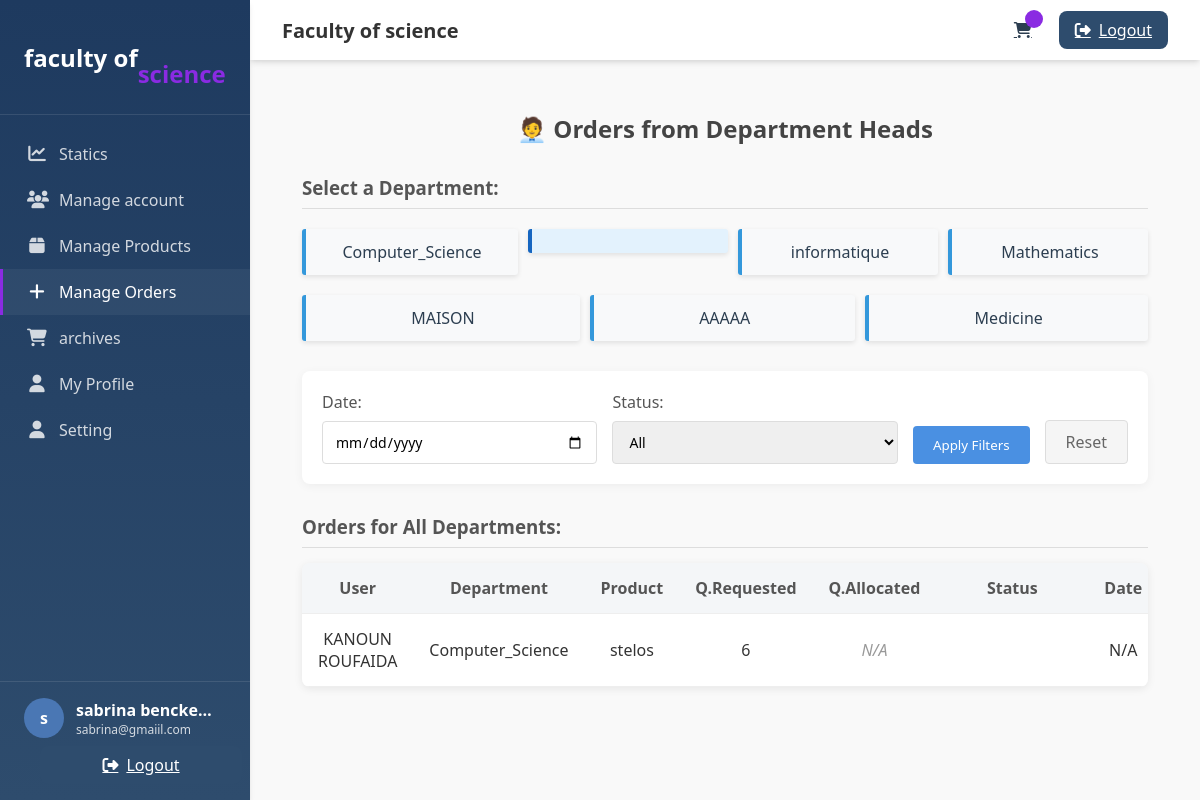
/php/admin_orders.php (signed in), run on the app's committed database.
### tables this page shows
CREATE TABLE IF NOT EXISTS `user_info` (
  `id` int NOT NULL AUTO_INCREMENT,
  `name` varchar(100) NOT NULL,
  `email` varchar(100) NOT NULL,
  `password` varchar(100) NOT NULL,
  `approved` tinyint(1) DEFAULT '0',
  `type` varchar(50) DEFAULT NULL,
  `speciality` varchar(50) NOT NULL,
  `status` enum('pending','approved','rejected') DEFAULT 'pending',
  `registration_date` datetime DEFAULT CURRENT_TIMESTAMP,
  `approval_date` datetime DEFAULT NULL,
  `department_id` int DEFAULT NULL,
  `is_active` tinyint(1) NOT NULL DEFAULT '1',
  PRIMARY KEY (`id`)
);

CREATE TABLE IF NOT EXISTS `cart` (
  `id` int NOT NULL AUTO_INCREMENT,
  `user_id` int NOT NULL,
  `product_id` int NOT NULL,
  `name` varchar(100) NOT NULL,
  `image` varchar(100) NOT NULL,
  `quantity` int NOT NULL,
  `status` varchar(20) DEFAULT 'pending',
  `date_commande` date NOT NULL,
  `created_at` timestamp NULL DEFAULT CURRENT_TIMESTAMP,
  PRIMARY KEY (`id`)
);

CREATE TABLE IF NOT EXISTS `products` (
  `id` int NOT NULL AUTO_INCREMENT,
  `name` varchar(100) NOT NULL,
  `image` varchar(100) NOT NULL,
  `speciality` varchar(50) NOT NULL,
  `quantity` int NOT NULL,
  `department_id` int DEFAULT NULL,
  `created_at` timestamp NULL DEFAULT CURRENT_TIMESTAMP,
  PRIMARY KEY (`id`)
);

### php/admin_orders.php (the view, shortened to what this page needs)
<?php
include 'config.php';
include 'sidebar.php';
$departmentsQuery = "SELECT DISTINCT speciality FROM user_info";
$departmentsResult = mysqli_query($conn, $departmentsQuery);
$filter_dept = $_GET['departement'] ?? '';
$filter_date = $_GET['date'] ?? '';
$query = "
SELECT cart.*, user_info.name AS user_name, user_info.speciality AS user_speciality, products.name AS product_name
FROM cart
JOIN user_info ON cart.user_id = user_info.id
JOIN products ON cart.product_id = products.id
WHERE 1
";
$query .= " ORDER BY cart.created_at DESC";
$result = mysqli_query($conn, $query);
?>
<!DOCTYPE html>
<html>
<head>
</head>
<body>
    <h2>🧑‍💼 Orders from Department Heads</h2>
    <h3>Select a Department:</h3>
    <ul class="departments-list">
        <?php
        mysqli_data_seek($departmentsResult, 0);
        while ($dept = mysqli_fetch_assoc($departmentsResult)) { ?>
            <li>
                <a href="?departement=<?= urlencode($dept['speciality']) ?>"
                   <?= $filter_dept == $dept['speciality'] ? 'class="active"' : '' ?>>
                    <?= htmlspecialchars($dept['speciality']) ?>
                </a>
            </li>
        <?php } ?>
    </ul>
    <form method="get" class="filters-form">
        <div class="filter-group">
            <label for="date-filter">Date:</label>
            <input type="date" id="date-filter" name="date" value="<?= htmlspecialchars($filter_date) ?>">
        </div>
        <div class="filter-group">
            <label for="status-filter">Status:</label>
            <select id="status-filter" name="status">
                <option value="">All</option>
            </select>
        </div>
        <button type="submit" class="filter-button">Apply Filters</button>
        <a href="admin_orders.php" class="reset-button">Reset</a>
    </form>
    <h3>Orders for <?= htmlspecialchars($filter_dept) ?: 'All Departments' ?>:</h3>
    <div class="table-container">
        <table>
            <thead>
                <tr>
                    <th>User</th>
                    <th>Department</th>
                    <th>Product</th>
                    <th>Q.Requested</th>
                    <th>Q.Allocated</th>
                    <th>Status</th>
                    <th>Date</th>
                </tr>
            </thead>
            <tbody>
                <?php
                if ($result && mysqli_num_rows($result) > 0) {
                    while ($row = mysqli_fetch_assoc($result)) {
                        $allottedQuantity = (!empty($row['allotted_quantity'])) ? $row['allotted_quantity'] : $row['quantity'];
                ?>
                <tr class="order-row">
                    <td><?= htmlspecialchars($row['user_name']) ?></td>
                    <td><?= htmlspecialchars($row['user_speciality']) ?></td>
                    <td><?= htmlspecialchars($row['product_name']) ?></td>
                    <td><?= $row['quantity'] ?></td>
                    <td>
                        <?php if ($row['status'] == 'validée' || $row['status'] == 'livrée') { ?>
                            <?= $allottedQuantity ?>
                            <?php if ($allottedQuantity != $row['quantity']) { ?>
                                <span class="partial-tag">PARTIAL</span>
                            <?php } ?>
                        <?php } else { ?>
                            <span class="not-allocated">N/A</span>
                        <?php } ?>
                    </td>
                    <td>
                        <div class="status <?= $row['status'] ?>">
                        </div>
                    </td>
                    <td><?= !empty($row['status_updated_at']) ? date("Y-m-d H:i", strtotime($row['status_updated_at'])) : 'N/A' ?></td>
                </tr>
                <?php
                    }
                } else {
                ?>
                <tr>
                    <td colspan="9" class="no-orders">No orders found matching your criteria</td>
                </tr>
                <?php } ?>
            </tbody>
        </table>
    </div>
</body>
</html>

### php/sidebar.php (shortened to what this page needs)
<?php
include 'top.php';
$user_id = $_SESSION['user_id'];
$select_user = mysqli_query($conn, "SELECT * FROM user_info WHERE id = '$user_id'") or die('query failed');
$fetch_user = mysqli_fetch_assoc($select_user);
$currentPage = basename($_SERVER['PHP_SELF']);
?>
<!DOCTYPE html>
<html lang="en">
<head>
    <link rel="stylesheet" href="https://cdnjs.cloudflare.com/ajax/libs/font-awesome/6.0.0-beta3/css/all.min.css">
    <link rel="stylesheet" href="../css/main.css">
    <link rel="stylesheet" href="https://cdnjs.cloudflare.com/ajax/libs/font-awesome/6.5.0/css/all.min.css">
</head>
<div class="sidebar" id="sidebar">
    <div class="sidebar-header">
        <div class="logo">  faculty of  <br> <span> <span></span> <br>   science</span></div>
    </div>
    <div class="sidebar-nav">
    <?php if ($fetch_user['type'] == 'admin') : ?>
    <a href="admin_dashboard.php" class="nav-item <?php if ($currentPage == 'admin_dashboard.php') echo 'active'; ?>">
        <i class="fas fa-chart-line"></i>
        <span>Statics</span>
    </a>
<?php endif; ?>
        <a href="admin_approval.php" class="nav-item">
            <i class="fas fa-users"></i>
            <span>Manage account</span>
        </a>
        <a href="products.php" class="nav-item <?php if ($currentPage == 'products.php') echo 'active'; ?>">
    <i class="fas fa-box"></i>
    <span> Manage Products</span>
</a>
<a href="admin_orders.php" class="nav-item <?php if ($currentPage == 'admin_orders.php') echo 'active'; ?>">
    <i class="fas fa-plus"></i>
    <span>Manage Orders</span>
</a>
        <a href="archives.php" class="nav-item">
            <i class="fas fa-shopping-cart"></i>
            <span>archives</span>
        </a>
        <a href="profile.php" class="nav-item">
            <i class="fas fa-user"></i>
            <span>My Profile</span>
        </a>
        <a href="update.profile.php" class="nav-item">
            <i class="fas fa-user"></i>
            <span>Setting</span>
        </a>
    </div>
    <div class="sidebar-footer">
        <div class="user-info">
            <div class="user-avatar">
                <?php echo substr($fetch_user['name'] ?? 'User', 0, 1); ?>
            </div>
            <div class="user-details">
                <div class="user-name"><?php echo $fetch_user['name'] ?? 'User'; ?></div>
                <div class="user-email"><?php echo $fetch_user['email'] ?? 'email@example.com'; ?></div>
            </div>
        </div>
        <a href="index.php?logout=<?php echo $user_id; ?>" onclick="return confirm('Are you sure you want to logout?');"
            class="logout-btn" style="width: 100%; justify-content: center;">
            <i class="fas fa-sign-out-alt"></i>
            <span>Logout</span>
        </a>
    </div>
</div>
<div class="main-content" id="main-content">

### css/main.css (style rules this page uses)
:root { --primary: #2e4c6d; --primary-dark: #1e3a5f; --primary-light: #4a77b4; --accent: blueviolet; --background: #f7f9fc; --text: #2c3e50; --text-light: #64748b; --error: #e74c3c; --success: #27ae60; --border: #e2e8f0; --shadow: 0 4px 6px -1px rgba(0, 0, 0, 0.1), 0 2px 4px -1px rgba(0, 0, 0, 0.06); --radius: 0.5rem; }
* { margin: 0; padding: 0; box-sizing: border-box; font-family: 'Segoe UI', Tahoma, Geneva, Verdana, sans-serif; }
body { background-color: var(--background); color: var(--text); min-height: 100vh; overflow-x: hidden; }
.sidebar { width: 250px; background: linear-gradient(180deg, var(--primary-dark) 0%, var(--primary) 100%); color: white; height: 100vh; position: fixed; left: 0; top: 0; z-index: 100; transition: all 0.3s ease; box-shadow: var(--shadow); }
.sidebar-header { padding: 1.5rem; border-bottom: 1px solid rgba(255, 255, 255, 0.1); }
.logo { font-size: 1.5rem; font-weight: 700; display: flex; align-items: center; }
.logo span { color: blueviolet; }
.sidebar-nav { padding: 1rem 0; }
.nav-item { padding: 0.75rem 1.5rem; display: flex; align-items: center; color: rgba(255, 255, 255, 0.8); text-decoration: none; transition: all 0.2s ease; border-left: 3px solid transparent; }
.nav-item:hover, .nav-item.active { background-color: rgba(255, 255, 255, 0.05); color: white; border-left: 3px solid var(--accent); }
.nav-item i { margin-right: 0.75rem; font-size: 1.1rem; width: 20px; text-align: center; }
.sidebar-footer { position: absolute; bottom: 0; width: 100%; padding: 1rem 1.5rem; border-top: 1px solid rgba(255, 255, 255, 0.1); }
.user-info { display: flex; align-items: center; margin-bottom: 0.5rem; }
.user-avatar { width: 40px; height: 40px; border-radius: 50%; background-color: var(--primary-light); display: flex; align-items: center; justify-content: center; margin-right: 0.75rem; font-weight: bold; }
.user-details { flex: 1; overflow: hidden; }
.user-name { font-weight: 600; white-space: nowrap; overflow: hidden; text-overflow: ellipsis; }
.user-email { font-size: 0.75rem; opacity: 0.8; white-space: nowrap; overflow: hidden; text-overflow: ellipsis; }
.main-content { flex: 1; margin-left: 250px; padding: 70px 2rem 2rem; transition: all 0.3s ease; }
.logout-btn { background-color: var(--primary); color: white; border: none; padding: 0.5rem 1rem; border-radius: var(--radius); margin-left: 1rem; cursor: pointer; display: flex; align-items: center; transition: background-color 0.2s ease; }
.logout-btn i { margin-right: 0.5rem; }

### data on the page
user_info: name "s", name "sabrina bencke…", email "sabrina@gmaiil.com"
cart: user_info.name "KANOUN ROUFAIDA", user_info.speciality "Computer_Science", product.name "stelos", quantity "6", status "N/A"

### other printed values
$dept['speciality'] "Computer_Science"
$dept['speciality'] "informatique"
$dept['speciality'] "Mathematics"
$dept['speciality'] "MAISON"
$dept['speciality'] "AAAAA"
$dept['speciality'] "Medicine"
htmlspecialchars($filter_dept) ?: 'All Departments' "All Departments"
